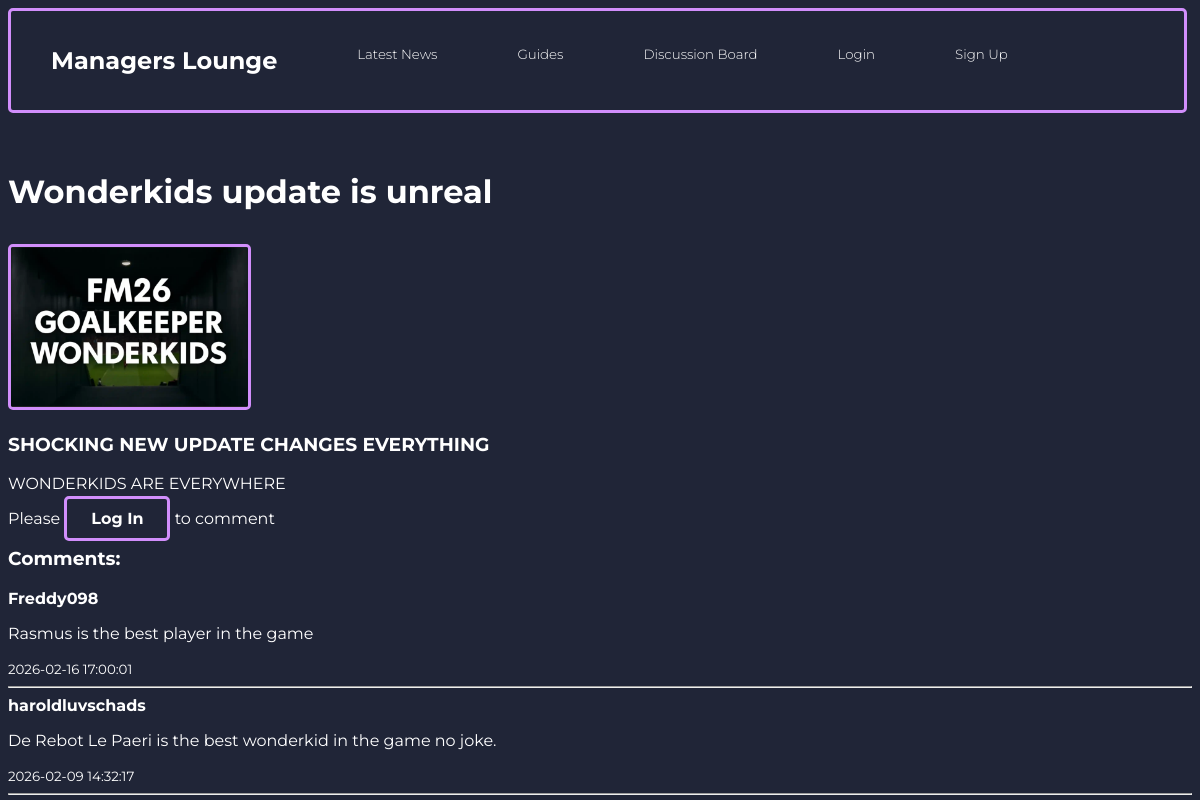
The page /retrieve_guides.php?id=2 on the database its author committed.
### tables this page shows
CREATE TABLE `guides` (
  `id` int(11) NOT NULL,
  `title` text NOT NULL,
  `description` text NOT NULL,
  `picture` blob NOT NULL,
  `content` text NOT NULL,
  `username` text NOT NULL,
  `time_created` timestamp NOT NULL DEFAULT current_timestamp() ON UPDATE current_timestamp(),
  `comments` text NOT NULL
);

CREATE TABLE `guides_comments` (
  `id` int(11) NOT NULL,
  `user_id` int(11) NOT NULL,
  `guides_id` int(11) NOT NULL,
  `text` text NOT NULL,
  `date_created` timestamp NOT NULL DEFAULT current_timestamp() ON UPDATE current_timestamp()
);

CREATE TABLE `users` (
  `id` int(11) NOT NULL,
  `username` text NOT NULL,
  `password` text NOT NULL,
  `firstname` text NOT NULL,
  `lastname` text NOT NULL,
  `email` text NOT NULL,
  `bio` text NOT NULL,
  `profile_pic` blob NOT NULL,
  `status` enum('active','inactive','','') NOT NULL,
  `birthdate` text NOT NULL,
  `role` enum('user','admin','','') NOT NULL
);

### retrieve_guides.php (the view, shortened to what this page needs)
<!DOCTYPE html>
<html lang="en">
<head>
    <link rel="stylesheet" href="main.css">
    <link rel="stylesheet" href="retrieve_news.css">
    <link rel="stylesheet" href="feedback.css">
</head>
<body>
<nav>
        <ul>
            <li>
                <h1><a href="index.html">Managers Lounge</a></h1>
            </li>
            <li>
                <h2><a href="listnews.php">Latest News</a></li></h2>
            <li>
                <h2><a href="listguides.php">Guides</a></li></h2>
            <li>
                <h2><a href="discussionboard.php">Discussion Board</a></li></h2>
            <li>
                <h2><a class="right-float" href="login.php">Login</a></li></h2>
            <li>
                <h2><a class="right-float" href="signup.php">Sign Up</a></li></h2>
        </ul>
    </nav>
<?php
include 'connectdb.php';
$guides_id = $_GET['id'];
$sql = "SELECT title, description, content, picture FROM guides WHERE id = ?";
$stmt = $conn->prepare($sql);
$stmt->bind_param("i", $guides_id);
$stmt->execute();
$result = $stmt->get_result();
if($result->num_rows > 0) {
    while ($row = $result->fetch_assoc()){
        if (!empty($row['picture'])) {
            echo "<h1>" . html_entity_decode($row['title']) . "</h1>";
            if (file_exists($row['picture'])) {
                echo "<img src='" . htmlspecialchars($row['picture']) . "' alt='Post Image'>";
            }
        }
        echo '<section class="postCard2">';
        echo "<h3>" . html_entity_decode($row['description']) . "</h3>";
        echo "<p>" . html_entity_decode($row['content']) . "</p>";
        echo '</section>';
    }
} else {
    echo "Sorry, 0 Results Returned";
}
?>
<?php
if (isset($_SESSION['user_id'])){
    echo '
    <section class="comment-form">
        <form method="POST" action="post_guides_comments.php">
            <textarea name="text" placeholder="What would you like to comment..." required></textarea><br>
            <input type="hidden" name="guides_id" value="'. htmlspecialchars($guides_id) . '">
            <button class=btn type="submit">Post Comment</button>
        </form>
    </section>';
} else{
    echo '<p>Please <a href="login.php" class="btn">Log In</a> to comment </p>';
}
$commentQuery = "SELECT g.text, g.date_created, u.username
                 FROM guides_comments g
                 JOIN users u ON g.user_id = u.id
                 WHERE g.guides_id = ?
                 ORDER BY g.date_created DESC";
$commentStmt = $conn->prepare($commentQuery);
$commentStmt->bind_param("i", $guides_id);
$commentStmt->execute();
$commentResult = $commentStmt->get_result();
echo '<section class="comments">';
echo '<h3>Comments:</h3>';
while ($comment = $commentResult->fetch_assoc()) {
    echo "<div class='comment-box'>";
    echo "<strong>" . htmlspecialchars($comment['username']) . "</strong><br>";
    echo "<p>" . nl2br(htmlspecialchars($comment['text'])) . "</p>";
    echo "<small>" . $comment['date_created'] . "</small>";
    echo "</div><hr>";
}
echo '</section>';
?>
</body>
</html>

### main.css (style rules this page uses)
body { font-family: "Montserrat", sans-serif; font-optical-sizing: auto; font-weight: weight; font-style: normal; background-color: #202537; color: #FFFFFF; }
@media screen and (max-width: 1285px) { h2 { font-size: smaller; } }
nav { text-decoration: none; border-radius: 5px; border: 3px solid #D18EFB; background: none; color: white; top: 0; width: 99.1%; height: fit-content; }
nav a { color: white; text-decoration: none; }
ul { list-style-type: none; margin: 0; padding: 0; display: flex; overflow: hidden; }
li a { display: block; text-align: center; padding: 15px 20px; margin: 20px; }
h2 { font-weight: 300; }
.btn { border: 3px solid #D18EFB; border-radius: 5px; cursor: pointer; text-decoration: none; padding: 10px 24px; color: #FFFFFF; transition-duration: 0.4s; font-weight: bold; }
a { color: white ; }

### retrieve_news.css (style rules this page uses)
section { text-align: left; }
img { margin-top: 1%; width: 20%; height: 20%; border: 3px solid #D18EFB; border-radius: 5px; margin-right: auto; margin-left: auto; }

### feedback.css (style rules this page uses)
h1 { margin-top: 5%; }

### rows shown on the page
guides: title "Wonderkids update is unreal", picture (picture), description "SHOCKING NEW UPDATE CHANGES EVERYTHING", content "WONDERKIDS ARE EVERYWHERE"
guides_comments: user.username "Freddy098", text "Rasmus is the best player in the game", date_created "2026-02-16 17:00:01"
guides_comments: user.username "haroldluvschads", text "De Rebot Le Paeri is the best wonderkid in the game no joke.", date_created "2026-02-09 14:32:17"
